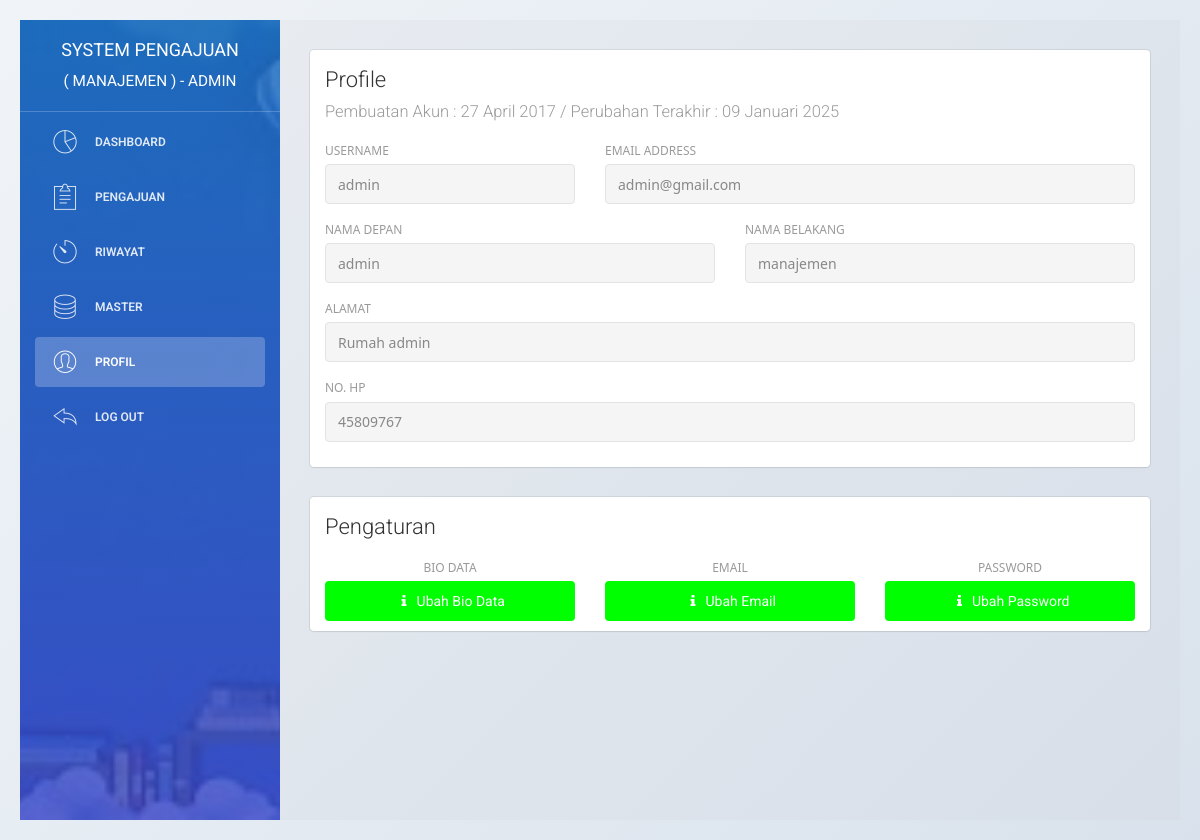
Screenshot of /admin/profil.php (signed in) with the database file from the repository.
### tables this page shows
CREATE TABLE `user` (
  `id_user` int(11) NOT NULL,
  `username` varchar(225) NOT NULL,
  `email` varchar(225) NOT NULL,
  `password` varchar(225) NOT NULL,
  `nama_depan` varchar(225) NOT NULL,
  `nama_belakang` varchar(225) NOT NULL,
  `jk` enum('laki-laki','perempuan') NOT NULL,
  `no_hp` varchar(50) NOT NULL,
  `alamat` text NOT NULL,
  `role` enum('manajemen','tim') NOT NULL,
  `pembuatan_akun` date NOT NULL,
  `update_akun` date NOT NULL
);

### admin/profil.php (the view, shortened to what this page needs)
<?php
    include '../system/koneksi.php';
    function tanggal_indo($tanggal){
        $bulan = array (1 =>   'Januari',
                'Februari',
                'Maret',
                'April',
                'Mei',
                'Juni',
                'Juli',
                'Agustus',
                'September',
                'Oktober',
                'November',
                'Desember'
        );
        $split = explode('-', $tanggal);
        return $split[2] . ' ' . $bulan[ (int)$split[1] ] . ' ' . $split[0];
    }
?>
<!doctype html>
<html lang="en">
<head>
    <link href="../assets/css/bootstrap.min.css" rel="stylesheet" />
    <link href="../assets/css/animate.min.css" rel="stylesheet"/>
    <link href="../assets/css/light-bootstrap-dashboard.css" rel="stylesheet"/>
    <link href="../assets/css/demo.css" rel="stylesheet" />
    <link href="http://maxcdn.bootstrapcdn.com/font-awesome/4.2.0/css/font-awesome.min.css" rel="stylesheet">
    <link href="../assets/css/pe-icon-7-stroke.css" rel="stylesheet" />
    <link rel="stylesheet" href="../assets/dist/sweetalert.css">
</head>
<body>
    <div class="wrapper">
        <div class="sidebar" data-color="blue" data-image="../assets/img/sidebar1.jpg">
            <div class="sidebar-wrapper">
                <div class="logo">
                    <a href="index" class="simple-text">
    <?php
    $query_login = "SELECT * FROM user WHERE email ='$_SESSION[email]'";
        $result_login = mysqli_query($con, $query_login);
        $data_login = mysqli_fetch_assoc($result_login);
        $username_login = $data_login["username"];
        $email_login = $data_login["email"];
        $namadepan_login = $data_login["nama_depan"];
        $namabelakang_login = $data_login["nama_belakang"];
        $nohp_login = $data_login["no_hp"];
        $alamat_login = $data_login["alamat"];
        $pembuatan_akun_login = $data_login["pembuatan_akun"];
        $update_akun_login = $data_login["update_akun"];
    ?>
                        System Pengajuan<br><small>( MANAJEMEN ) - <?php echo $username_login ?></small>
                    </a>
                </div>
                <ul class="nav">
                    <li>
                        <a href="index">
                            <i class="pe pe-7s-graph"></i>
                            <p>Dashboard</p>
                        </a>
                    </li>
                    <li>
                        <a href="pengajuan">
                            <i class="pe pe-7s-note2"></i>
                            <p>Pengajuan</p>
                        </a>
                    </li>
                    <li>
                        <a href="riwayat">
                            <i class="pe pe-7s-timer"></i>
                            <p>Riwayat</p>
                        </a>
                    </li>
                    <li>
                        <a data-toggle="collapse" href="#componentsExamples">
                            <i class="pe-7s-server"></i>
                            <p>Master</p>
                        </a>
                    </li>
                    <li class="active">
                        <a href="profil">
                            <i class="pe pe-7s-user"></i>
                            <p>Profil</p>
                        </a>
                    </li>
                    <li>
                        <a href="#" onclick = "logout()">
                            <i class="pe pe-7s-back"></i>
                            <p>Log out</p>
                        </a>
                    </li>
                </ul>
            </div>
        </div>
        <div class="main-panel">
            <div class="content">
                <div class="container-fluid">
                    <div class="row">
                        <div class="col-md-12">
                            <div class="card">
                                <div class="header">
                                    <h4 class="title">Profile <br> <small>Pembuatan Akun : <?php echo tanggal_indo($pembuatan_akun_login) ?> / Perubahan Terakhir : <?php echo tanggal_indo($update_akun_login) ?></small></h4>
                                </div>
                                <div class="content">
                                    <div class="row">
                                        <div class="col-md-4">
                                            <div class="form-group">
                                                <label>Username</label>
                                                <input type="text" name="username" id="username" class="form-control" placeholder="username" value="<?php echo $username_login ?>" disabled>
                                            </div>
                                        </div>
                                        <div class="col-md-8">
                                            <div class="form-group">
                                                <label for="Email">Email address</label>
                                                <input type="email" name="email" id="email" class="form-control" placeholder="email" value="<?php echo $email_login ?>" disabled>
                                            </div>
                                        </div>
                                    </div>
                                    <div class="row">
                                        <div class="col-md-6">
                                            <div class="form-group">
                                                <label>Nama Depan</label>
                                                <input type="text" name="nama_depan" id="nama_depan" class="form-control" placeholder="Nama Depan" value="<?php echo $namadepan_login ?>" disabled>
                                            </div>
                                        </div>
                                        <div class="col-md-6">
                                            <div class="form-group">
                                                <label>Nama Belakang</label>
                                                <input type="text" name="nama_belakang" id="nama_belakang" class="form-control" placeholder="Nama Belakang" value="<?php echo $namabelakang_login ?>" disabled>
                                            </div>
                                        </div>
                                    </div>
                                    <div class="row">
                                        <div class="col-md-12">
                                            <div class="form-group">
                                                <label>Alamat</label>
                                                <input type="text" name="alamat" id="alamat" class="form-control" placeholder="Alamat" value="<?php echo $alamat_login ?>" disabled>
                                            </div>
                                        </div>
                                    </div>
                                    <div class="row">
                                        <div class="col-md-12">
                                            <div class="form-group">
                                                <label>No. Hp</label>
                                                <input type="number" name="nohp" id="no_hp" class="form-control" placeholder="No Hp" value="<?php echo $nohp_login ?>" disabled>
                                            </div>
                                        </div>
                                    </div>
                                </div>
                            </div>
                        </div>
                     </div>
                </div>
                <div class="container-fluid">
                    <div class="row">
                        <div class="col-md-12">
                            <div class="card">
                                <div class="header">
                                    <h4 class="title">Pengaturan</h4>
                                </div>
                                <div class="content">
                                    <div class="row">
                                        <div class="col-md-4">
                                            <div class="form-group" align="center">
                                                <label for="Username">Bio Data</label>
                                                <br>
                                                <a href="ubah_bio">
                                                    <button type="button" class="btn btn-primary col-md-12 btn-fill">
                                                        <i class="fa fa-info"></i> Ubah Bio Data
                                                    </button>
                                                </a>
                                            </div>
                                        </div>
                                        <div class="col-md-4">
                                            <div class="form-group"  align="center">
                                                <label for="Email">Email</label><br>
                                                <a href="ubah_email">
                                                    <button type="button" class="btn btn-primary col-md-12 btn-fill">
                                                        <i class="fa fa-info"></i> Ubah Email
                                                    </button>
                                                </a>
                                            </div>
                                        </div>
                                        <div class="col-md-4">
                                            <div class="form-group"  align="center">
                                                <label for="Password">Password</label><br>
                                                <a href="ubah_password">
                                                    <button type="button" class="btn btn-primary col-md-12 btn-fill">
                                                        <i class="fa fa-info"></i> Ubah Password
                                                    </button>
                                                </a>
                                            </div>
                                        </div>
                                    </div>
                                </div>
                            </div>
                        </div>
                    </div>
                </div>
            </div>
        </div>
    </div>
</body>
</html>

### assets/css/demo.css (style rules this page uses)
* { box-sizing: border-box; }
body { font-family: 'Segoe UI', Tahoma, Geneva, Verdana, sans-serif; background: linear-gradient(135deg, #f0f4f8, #d9e2ec); margin: 0; padding: 20px; }

### rows the page displays
user: username "ADMIN", pembuatan_akun "27 April 2017", update_akun "09 Januari 2025", username "admin", email "admin@gmail.com", nama_depan "admin", nama_belakang "manajemen", alamat "Rumah admin", nohp "45809767"
